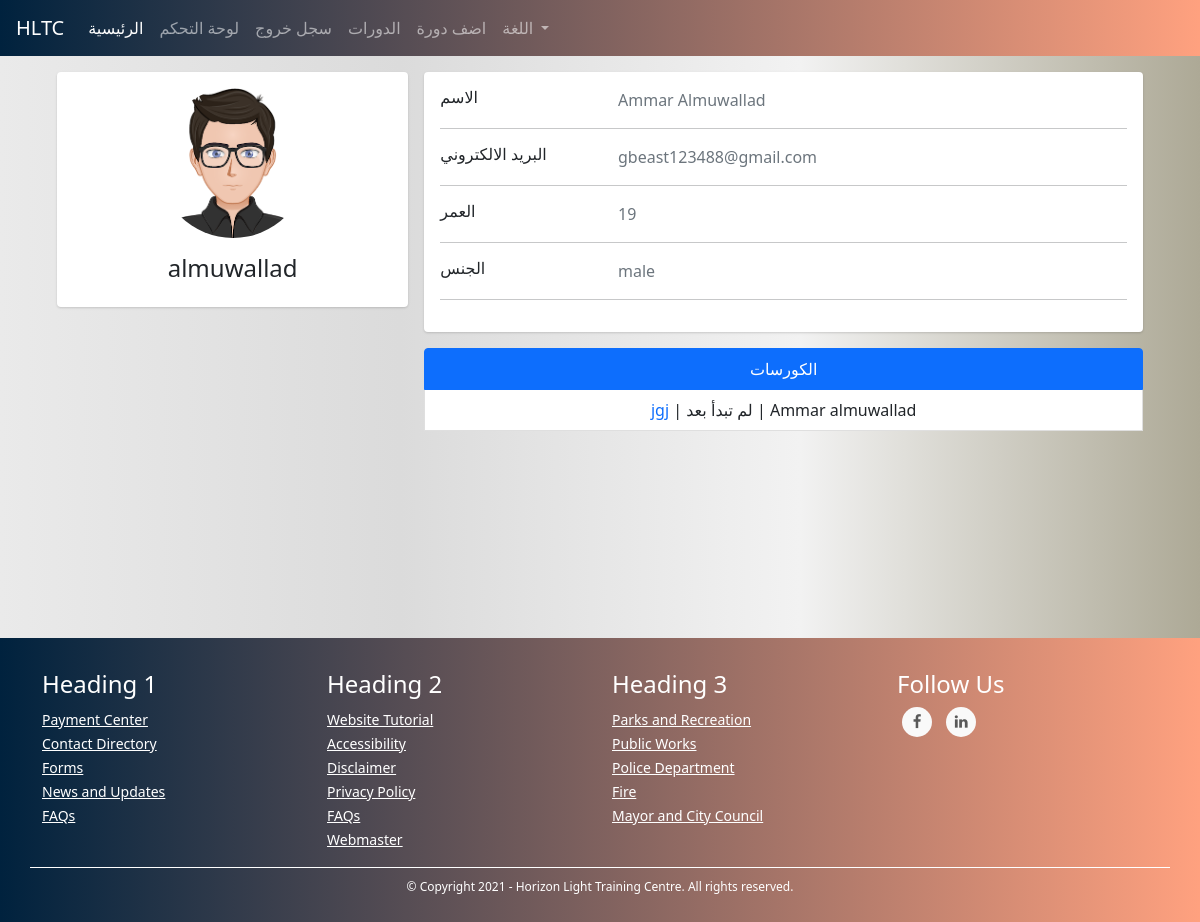
The app's page /admins/user/2 (signed in), older data.
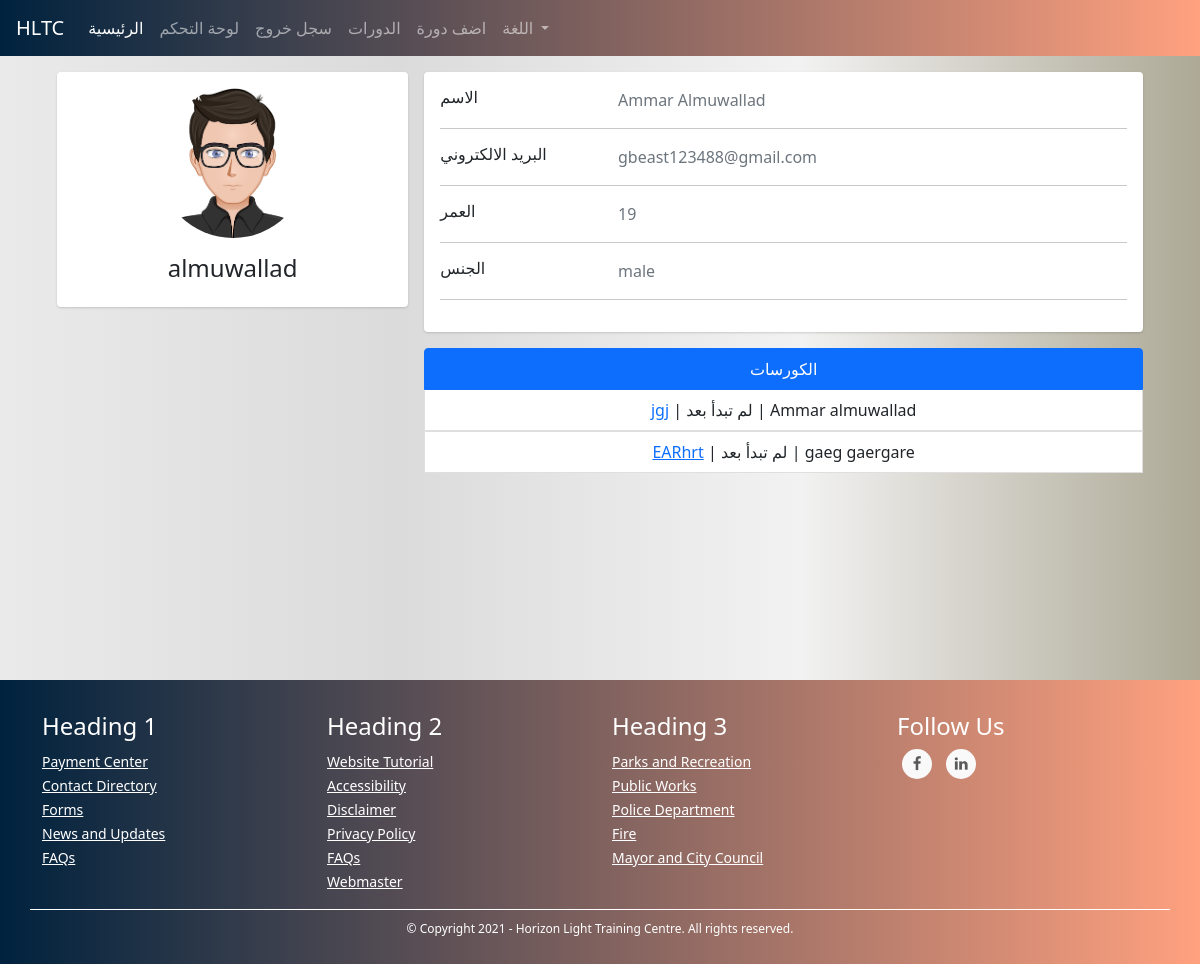
The same page, newer data.
### TUTOR/models.py (models this page shows, shortened)
class UserModel(db.Model, UserMixin):
    id = db.Column(db.Integer, primary_key=True)
    first_name = db.Column(db.String(128), nullable=False)
    last_name = db.Column(db.String(128), nullable=False)
    username = db.Column(db.String(20), unique=True, nullable=False)
    email = db.Column(db.String(256), unique=True, nullable=False)
    password = db.Column(db.String(255), nullable=False)
    user_type = db.Column(db.String(30), nullable=False)
    _gender = db.Column(db.Boolean, nullable=False, default=True)
    email_confirmation_code = db.Column(db.String(5), nullable=True)
    is_confirmed = db.Column(db.Boolean, nullable=False, default=False)
    creation_date = db.Column(db.DateTime, nullable=False, default=datetime.utcnow)
    admin_data_model = db.relationship('AdminDataModel', backref='user', uselist=False)
    tutor_data_model = db.relationship('TutorDataModel', backref='user', uselist=False)
    student_data_model = db.relationship('StudentDataModel', backref='user', uselist=False)
    @property
    def full_name(self):
        return self.first_name + " " + self.last_name
    @property
    def gender(self):
        return "male" if self._gender else "female"

class StudentDataModel(db.Model):
    id = db.Column(db.Integer, primary_key=True)
    date_of_birth = db.Column(db.DateTime, nullable=False)
    user_id = db.Column(db.Integer, db.ForeignKey('user_model.id'))
    courses = db.relationship('CourseModel', secondary=courses, lazy='subquery',
        backref=db.backref('students', lazy=True))
    @property
    def age(self):
        return int((datetime.date(datetime.utcnow()) - datetime.date(self.date_of_birth)).days / 365)

class CourseModel(db.Model):
    id = db.Column(db.Integer, primary_key=True)
    name = db.Column(db.String(130), nullable=False)
    description = db.Column(db.String(1000), nullable=False)
    subject = db.Column(db.String(), nullable=False)
    price = db.Column(db.Integer, nullable=False)
    min_students = db.Column(db.Integer, nullable=False)
    max_students = db.Column(db.Integer, nullable=False)
    currency = db.Column(db.String(3), nullable=False)
    began = db.Column(db.Boolean, nullable=False, default=False)
    ended = db.Column(db.Boolean, nullable=False, default=False)
    course_type = db.Column(db.Integer, nullable=False) # 1 for start when min number # 2 for start with min and date
    _period = db.Column(db.Integer, nullable=True) # days
    _start_date = db.Column(db.DateTime, nullable=True)
    _end_date = db.Column(db.DateTime, nullable=True)
    links = db.Column(db.String(), nullable=False) # {"zoom": "link", ....}
    weekly_time_table_json  = db.Column(db.String(1000), nullable=False) # {"saturday": {"from": ..., "to": ...}, ...}
    _state = db.Column(db.String(), nullable=False, default=json.dumps({"state_code": 1, "state_string": "لم تبدأ بعد", "allowed_actions": ["join", "view", "start", "cancel"]})) # {"state_code": 2, "state_string": "قائم", "allowed_actions": ["view", "end"]} {"state_code": 3, "state_string": "انتهى", "allowed_actions": ["delete"]} {"state_code": 4, "state_string": "ملغي", "allowed_actions": ["delete"]}
    number_of_students_paid = db.Column(db.Integer, nullable=False, default=0)
    have_sent_first_payment_emails = db.Column(db.Boolean, nullable=False, default=False)
    created_by_admin = db.Column(db.Boolean, nullable=False)
    creation_date = db.Column(db.DateTime, nullable=False, default=datetime.utcnow)
    payment_model = db.relationship('PaymentModel', backref='course', uselist=False)
    tutor_data_model_id = db.Column(db.Integer, db.ForeignKey('tutor_data_model.id'),
        nullable=False)
    @property
    def state(self): # hold the course's state for example (is it runnung or hasn't began yet...) this helps with determaning what to do with the couse next for example (if it's running we should look into if it should end)
        return json.loads(self._state)
    def start(self):
        self.began = True
        self._state = json.dumps({"state_code": 2, "state_string": "قائم", "allowed_actions": ["view", "end"]})
        if self.course_type == 1:
            now = datetime.date(datetime.utcnow())
            self._start_date = now
            self._end_date = now + timedelta(days=self.period)
        db.session.commit()
        for sdm in self.students: # the paymetn is when a student joins not when the course begins bcz the course wont begin if students didn't pay
            send_student_course_start_email(sdm.user, self)
        send_tutor_course_start_email(self.tutor.user, self)
        return True
    def end(self):
        self.ended = True
        self._state = json.dumps({"state_code": 3, "state_string": "انتهى", "allowed_actions": ["delete"]})
        db.session.commit()
        for sdm in self.students:
            send_student_course_ended_email(sdm.user, self)
        send_tutor_course_ended_email(self.tutor.user, self)
        return True
    def cancel(self):
        self._state = json.dumps({"state_code": 4, "state_string": "ملغي", "allowed_actions": ["delete"]})
        db.session.commit()
        self.payment_model.refund_all()
        for sdm in self.students:
            send_student_course_canceled_email(sdm.user, self)
        send_tutor_course_canceled_email(self.tutor.user, self)

### TUTOR/ADMINISTRATION/routes.py (the view)
@admins_blueprint.route("/admins/user/<user_id>", methods=["GET"])
@login_required(ADMIN_TYPES)
def user_detailed_view(user_id): # admin only
    user = UserModel.query.get(user_id)
    user_type = user.user_type
    if user_type == "tutor":
        return render_template("admins/users/new_tutor.html", user=user)
    elif user_type == "student":
        return render_template("admins/users/new_student.html", user=user)
    elif user_type in ADMIN_TYPES:
        return render_template("admins/users/new_admin.html", user=user)

### TUTOR/templates/admins/users/new_student.html (shortened to what this page needs)
{% extends "template.html" %}
{% block content %}
<link rel="stylesheet" href="{{ url_for('static', filename='css/students/profile.css') }}">
<div class="container">
    <div class="main-body">
      <div class="row justify-content-center">
        <div class="col-sm-7 my-col">
        </div>
    </div>
          <div class="row gutters-sm">
            <div class="col-md-4 mb-3">
              <div class="card">
                <div class="card-body">
                  <div class="d-flex flex-column align-items-center text-center">
                    {% if user._gender  %}
                    <img src="{{ url_for('static', filename='images/male_student.png') }}" alt="Admin" class="rounded-circle" width="150">
                    {% else %}
                    <img src="{{ url_for('static', filename='images/female_student.png') }}" alt="Admin" class="rounded-circle" width="150">
                    {% endif %}
                    <div class="mt-3">
                      <h4>{{ user.username }}</h4>
                    </div>
                  </div>
                </div>
              </div>
            </div>
            <div class="col-md-8">
              <div class="card mb-3">
                <div class="card-body">
                  <div class="row">
                    <div class="col-sm-3">
                      <h6 class="mb-0">الاسم</h6>
                    </div>
                    <div class="col-sm-9 text-secondary">
                      {{ user.full_name }}
                    </div>
                  </div>
                  <hr>
                  <div class="row">
                    <div class="col-sm-3">
                      <h6 class="mb-0">البريد الالكتروني</h6>
                    </div>
                    <div class="col-sm-9 text-secondary">
                      {{ user.email }}
                    </div>
                  </div>
                  <hr>
                  <div class="row">
                    <div class="col-sm-3">
                      <h6 class="mb-0">العمر</h6>
                    </div>
                    <div class="col-sm-9 text-secondary">
                      {{ user.student_data_model.age }}
                    </div>
                  </div>
                  <hr>
                  <div class="row">
                    <div class="col-sm-3">
                      <h6 class="mb-0">الجنس</h6>
                    </div>
                    <div class="col-sm-9 text-secondary">
                      {{ user.gender }}
                    </div>
                  </div>
                  <hr>
                </div>
              </div>
            <div class="row gutters-sm">
                <div class="col-sm-12 mb-6">
                    <ul class="list-group">
                        <li class="list-group-item active" aria-current="true"><center>الكورسات</center></li>
                        {% for course in user.student_data_model.courses %}
                        <center><li class="list-group-item"><a href="{{ url_for('courses_blueprint.course', course_id=course.id) }}">{{ course.name }}</a> | {{ course.state.state_string }} | {{ course.tutor.user.full_name }}</li></center>
                        {% endfor %}
                      </ul>
                </div>
              </div>
            </div>
          </div>
        </div>
    </div>
    <br><br><br><br><br><br><br><br>
{% endblock %}

### TUTOR/templates/template.html (shortened to what this page needs)
<!DOCTYPE html>
<html lang="en">
<head>
    <link rel="stylesheet" href="https://maxcdn.bootstrapcdn.com/bootstrap/4.0.0/css/bootstrap.min.css">
    <link href="https://cdn.jsdelivr.net/npm/bootstrap@5.0.0-beta1/dist/css/bootstrap.min.css" rel="stylesheet">
    <link href="https://maxcdn.bootstrapcdn.com/font-awesome/4.7.0/css/font-awesome.min.css" rel="stylesheet" >
    <link rel="stylesheet" href="{{ url_for('static', filename='css/footer.css') }}">
    <link rel="stylesheet" href="{{ url_for('static', filename='css/snippets/navbar.css') }}">
    <link rel="stylesheet" href="{{ url_for('static', filename='css/global.css') }}">
    <link rel="stylesheet" href="https://cdn.jsdelivr.net/npm/bootstrap-icons@1.3.0/font/bootstrap-icons.css">
</head>
<body>
    {% if current_user.is_authenticated %}
        {% if current_user.user_type == "tutor" %}
            {% include "snippets/tutors/header.html" %}
        {% elif current_user.user_type == "student" %}
            {% include "snippets/students/header.html" %}
        {% elif current_user.user_type in admin_types %}
            {% include "snippets/admins/header.html" %}
        {% endif %}
    {% else %}
        {% include "snippets/header.html" %}
    {% endif %}
    {% block content %}
    {% endblock %}
  {% include "snippets/footer.html" %}
</body>
</html>

### TUTOR/templates/snippets/admins/header.html (shortened to what this page needs)
<nav class="navbar navbar-expand-lg navbar-dark my-navbar">
    <a class="navbar-brand" href="#">HLTC</a>
    <div class="collapse navbar-collapse" id="navbarNav">
      <ul class="navbar-nav">
        <li class="nav-item active">
            <a class="nav-link" href="{{ url_for('main_blueprint.home') }}">الرئيسية</a>
          </li>
          <li class="nav-item">
            <a class="nav-link" href="{{ url_for('admins_blueprint.control_panel') }}">لوحة التحكم</a>
          </li>
        <li class="nav-item">
            <a class="nav-link" href="{{ url_for('users_blueprint.logout') }}">سجل خروج</a>
          </li>
        <li class="nav-item">
            <a class="nav-link" href="{{ url_for('courses_blueprint.courses') }}">الدورات</a>
        </li>
        <li class="nav-item">
            <a class="nav-link" href="{{ url_for('admins_blueprint.add_course') }}">اضف دورة</a>
        </li>
        {% include "snippets/language_select_bootstrap.html" %}
      </ul>
    </div>
  </nav>

### TUTOR/templates/snippets/language_select_bootstrap.html (shortened to what this page needs)
<li class="nav-item dropdown">
    <a class="nav-link dropdown-toggle" href="#" id="navbarDropdown" role="button" data-toggle="dropdown" aria-haspopup="true" aria-expanded="false">
      اللغة
    </a>
  </li>

### TUTOR/templates/snippets/footer.html (shortened to what this page needs)
<link rel="stylesheet" href="{{ url_for('static', filename='css/footer.css') }}">
<footer class="mainfooter" role="contentinfo">
    <div class="footer-middle">
    <div class="container">
      <div class="row">
        <div class="col-md-3 col-sm-6">
          <div class="footer-pad">
            <h4>Heading 1</h4>
            <ul class="list-unstyled">
              <li><a href="#">Payment Center</a></li>
              <li><a href="#">Contact Directory</a></li>
              <li><a href="#">Forms</a></li>
              <li><a href="#">News and Updates</a></li>
              <li><a href="#">FAQs</a></li>
            </ul>
          </div>
        </div>
        <div class="col-md-3 col-sm-6">
          <div class="footer-pad">
            <h4>Heading 2</h4>
            <ul class="list-unstyled">
              <li><a href="#">Website Tutorial</a></li>
              <li><a href="#">Accessibility</a></li>
              <li><a href="#">Disclaimer</a></li>
              <li><a href="#">Privacy Policy</a></li>
              <li><a href="#">FAQs</a></li>
              <li><a href="#">Webmaster</a></li>
            </ul>
          </div>
        </div>
        <div class="col-md-3 col-sm-6">
          <div class="footer-pad">
            <h4>Heading 3</h4>
            <ul class="list-unstyled">
              <li><a href="#">Parks and Recreation</a></li>
              <li><a href="#">Public Works</a></li>
              <li><a href="#">Police Department</a></li>
              <li><a href="#">Fire</a></li>
              <li><a href="#">Mayor and City Council</a></li>
            </ul>
          </div>
        </div>
          <div class="col-md-3">
              <h4>Follow Us</h4>
              <ul class="social-network social-circle">
               <li><a href="#" class="icoFacebook" title="Facebook"><i class="fa fa-facebook"></i></a></li>
               <li><a href="#" class="icoLinkedin" title="Linkedin"><i class="fa fa-linkedin"></i></a></li>
              </ul>
          </div>
      </div>
      <div class="row">
          <div class="col-md-12 copy">
              <p class="text-center">&copy; Copyright 2021 - Horizon Light Training Centre.  All rights reserved.</p>
          </div>
      </div>
    </div>
    </div>
  </footer>

Row changes from the older to the newer data that the page shows:
added CourseModel: name "EARhrt", state.state_string "لم تبدأ بعد", tutor.user.full_name "gaeg gaergare"
